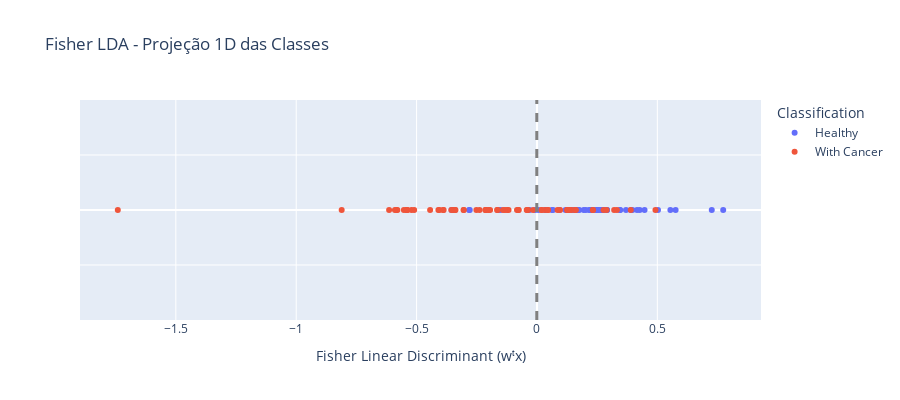

Notebook source saved alongside this figure:
### Markdown cell above
### LDA FISHER

### Code cell
# Converter X para NumPy para evitar erro de indexação
X_np = X.values

# Índices das classes (1=Healthy, 2=With Cancer)
ixHealthy = np.where(y == 1)[0]
ixCancer = np.where(y == 2)[0]

# Médias de cada classe (vetores coluna)
muHealthy = np.array([np.mean(X_np[ixHealthy, :], axis=0)]).T
muCancer = np.array([np.mean(X_np[ixCancer, :], axis=0)]).T

# Matrizes de dispersão intra-classe
S1 = (X_np[ixHealthy, :].T - muHealthy) @ (X_np[ixHealthy, :].T - muHealthy).T
S2 = (X_np[ixCancer, :].T - muCancer) @ (X_np[ixCancer, :].T - muCancer).T

# Dispersão total dentro das classes
Sw = S1 + S2
SwInv = np.linalg.inv(Sw)

# Vetor discriminante de Fisher
w = SwInv @ (muHealthy - muCancer)
w = w / np.linalg.norm(w)  # normalização

# Projetar os dados originais nessa direção
Xp = X_np @ w
Xp = Xp.squeeze()

# Criar rótulos legíveis
y_labels = DataSet['Classification'].replace({1: "Healthy", 2: "With Cancer"})

# Plot 1D (linha horizontal)
fig = px.scatter(
    x=Xp,
    y=np.zeros_like(Xp),
    color=y_labels,
    labels=dict(x="Fisher LDA1", y="", color="Classification"),
    title="Fisher Linear Discriminant - Projeção 1D das Classes"
)

# Adicionar linha de separação
fig.add_vline(x=b.squeeze(), line=dict(color='gray', dash='dash', width=3), name='Decision boundary')

fig.update_layout(
    title="Fisher LDA - Projeção 1D das Classes",
    xaxis_title="Fisher Linear Discriminant (wᵗx)",
    yaxis=dict(showticklabels=False, title=""),

)

fig.update_layout(height=400)
fig.show()

### Figure 1 — Plotly figure (JSON) as saved in the notebook; plotly's stock layout.template omitted (floating-point values rounded to 4 significant figures)
{"data": [{"hovertemplate": "Classification=Healthy<br>Fisher LDA1=%{x}<br>=%{y}<extra></extra>", "legendgroup": "Healthy", "marker": {"color": "#636efa", "symbol": "circle"}, "mode": "markers", "name": "Healthy", "orientation": "v", "showlegend": true, "type": "scatter", "x": [0.4156, 0.09381, 0.1591, 0.2174, 0.0343, -0.007714, 0.2894, -0.2792, 0.005842, 0.2505, 0.1629, 0.162, 0.1464, -0.1522, 0.2242, -0.03087, 0.2537, 0.1324, 0.4265, 0.2207, 0.2307, 0.3697, 0.1941, 0.2657, 0.2492, 0.5758, 0.267, 0.1595, 0.246, 0.3898, 0.1186, 0.2755, 0.277, 0.0667, 0.3966, 0.5026, 0.5542, -0.355, -0.1619, 0.7261, 0.4468, 0.06212, 0.3457, 0.3438, 0.203, 0.2534, 0.1752, 0.7735, 0.2917, 0.1718, -0.2821, 0.2762], "xaxis": "x", "y": [0, 0, 0, 0, 0, 0, 0, 0, 0, 0, 0, 0, 0, 0, 0, 0, 0, 0, 0, 0, 0, 0, 0, 0, 0, 0, 0, 0, 0, 0, 0, 0, 0, 0, 0, 0, 0, 0, 0, 0, 0, 0, 0, 0, 0, 0, 0, 0, 0, 0, 0, 0], "yaxis": "y"}, {"hovertemplate": "Classification=With Cancer<br>Fisher LDA1=%{x}<br>=%{y}<extra></extra>", "legendgroup": "With Cancer", "marker": {"color": "#EF553B", "symbol": "circle"}, "mode": "markers", "name": "With Cancer", "orientation": "v", "showlegend": true, "type": "scatter", "x": [-0.5101, -0.01597, -0.4094, -0.3484, -0.1656, -0.2517, -0.1235, 0.01873, -0.2137, -0.4051, 0.03325, -0.1947, -0.1181, -0.3878, 0.1255, -0.1632, -0.03712, -0.5384, -0.07694, -0.8111, -0.3389, -0.04008, -0.6142, -0.2383, 0.1431, -0.2138, -0.5799, -0.4438, 0.2767, 0.01967, -0.133, -0.5838, -0.3898, 0.04523, 0.1358, -0.5405, -1.741, -0.5529, -0.5415, -0.0427, -0.3397, -0.3046, -0.3556, 0.3897, -0.2009, -0.2108, -0.5215, -0.141, 0.2891, 0.1256, 0.04627, 0.232, 0.2329, -0.08298, 0.1572, 0.3206, -0.07609, -0.5899, 0.09581, 0.1617, 0.08525, 0.3318, 0.4922, -0.3042], "xaxis": "x", "y": [0, 0, 0, 0, 0, 0, 0, 0, 0, 0, 0, 0, 0, 0, 0, 0, 0, 0, 0, 0, 0, 0, 0, 0, 0, 0, 0, 0, 0, 0, 0, 0, 0, 0, 0, 0, 0, 0, 0, 0, 0, 0, 0, 0, 0, 0, 0, 0, 0, 0, 0, 0, 0, 0, 0, 0, 0, 0, 0, 0, 0, 0, 0, 0], "yaxis": "y"}], "layout": {"height": 400, "legend": {"title": {"text": "Classification"}, "tracegroupgap": 0}, "shapes": [{"line": {"color": "gray", "dash": "dash", "width": 3}, "name": "Decision boundary", "type": "line", "x0": -0.0007468, "x1": -0.0007468, "xref": "x", "y0": 0, "y1": 1, "yref": "y domain"}], "title": {"text": "Fisher LDA - Projeção 1D das Classes"}, "xaxis": {"anchor": "y", "domain": [0, 1], "title": {"text": "Fisher Linear Discriminant (wᵗx)"}}, "yaxis": {"anchor": "x", "domain": [0, 1], "showticklabels": false, "title": {"text": ""}}}}
